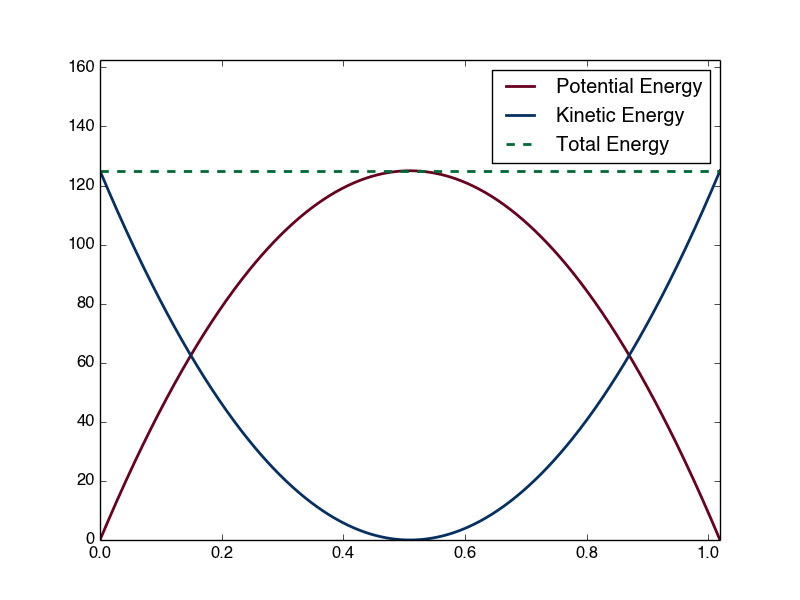

Write the Python code that produced this figure.
# Exercise 5.34
import numpy as np
import matplotlib.pyplot as plt
import sys

m = float(sys.argv[1])
v0 = float(sys.argv[2])
g = 9.81

t = np.linspace(0, 2 * v0 / g, 501)
y = v0 * t - 0.5 * g * t ** 2
v = v0 - g * t
P = m * g * y
K = 0.5 * m * v ** 2

plt.plot(t, P, linewidth=2, color='#67001f')
plt.plot(t, K, linewidth=2, color='#053061')
plt.plot(t, P + K, '--', linewidth=2, color='#006837')
plt.xlim([t[0], t[-1]])
plt.ylim([0, 1.3 * P.max()])
plt.legend(['Potential Energy', 'Kinetic Energy', 'Total Energy'])
plt.show()
